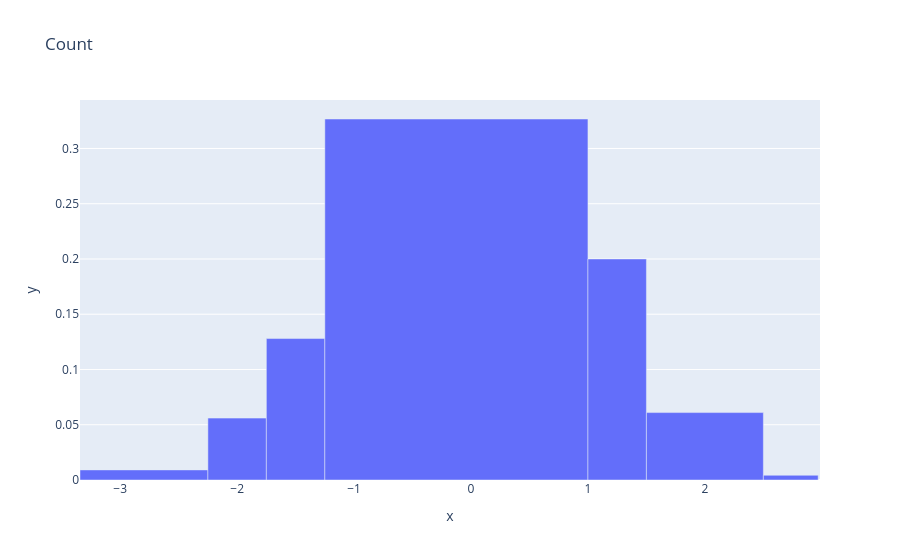

This figure's notebook cell:
### Markdown cell above
## Example 2: Different Normalization Modes

Khisto supports multiple normalization modes: count, percent, probability, and density.

### Code cell
# Count (default)
fig = histogram(x=data, title="Count")
fig.show()

### Figure 1 — Plotly figure (JSON) as saved in the notebook; plotly's stock layout.template omitted (floating-point values rounded to 4 significant figures)
{"data": [{"alignmentgroup": "True", "hovertemplate": "x=%{x}<br>y=%{y}<extra></extra>", "legendgroup": "", "marker": {"color": "#636efa", "pattern": {"shape": ""}}, "name": "", "offsetgroup": "", "orientation": "v", "showlegend": false, "type": "bar", "width": [1.094, 0.5, 0.5, 2.25, 0.5, 1, 0.4688], "x": [-2.797, -2.0, -1.5, -0.125, 1.25, 2.0, 2.734], "xaxis": "x", "y": [0.009143, 0.056, 0.128, 0.3267, 0.2, 0.061, 0.004267], "yaxis": "y"}], "layout": {"legend": {"tracegroupgap": 0}, "title": {"text": "Count"}, "xaxis": {"anchor": "y", "domain": [0, 1], "title": {"text": "x"}}, "yaxis": {"anchor": "x", "domain": [0, 1], "title": {"text": "y"}}}}
